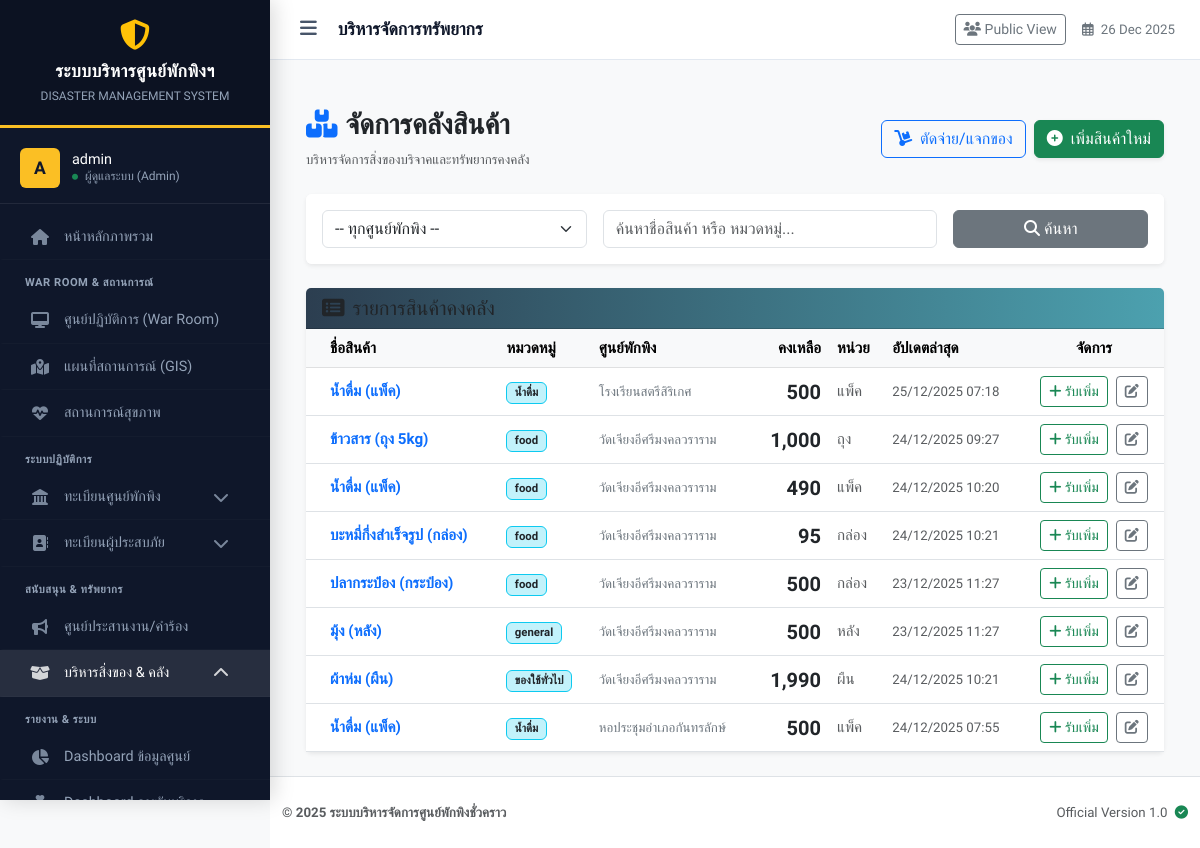
Page /inventory_list.php (signed in) on the earlier database version.
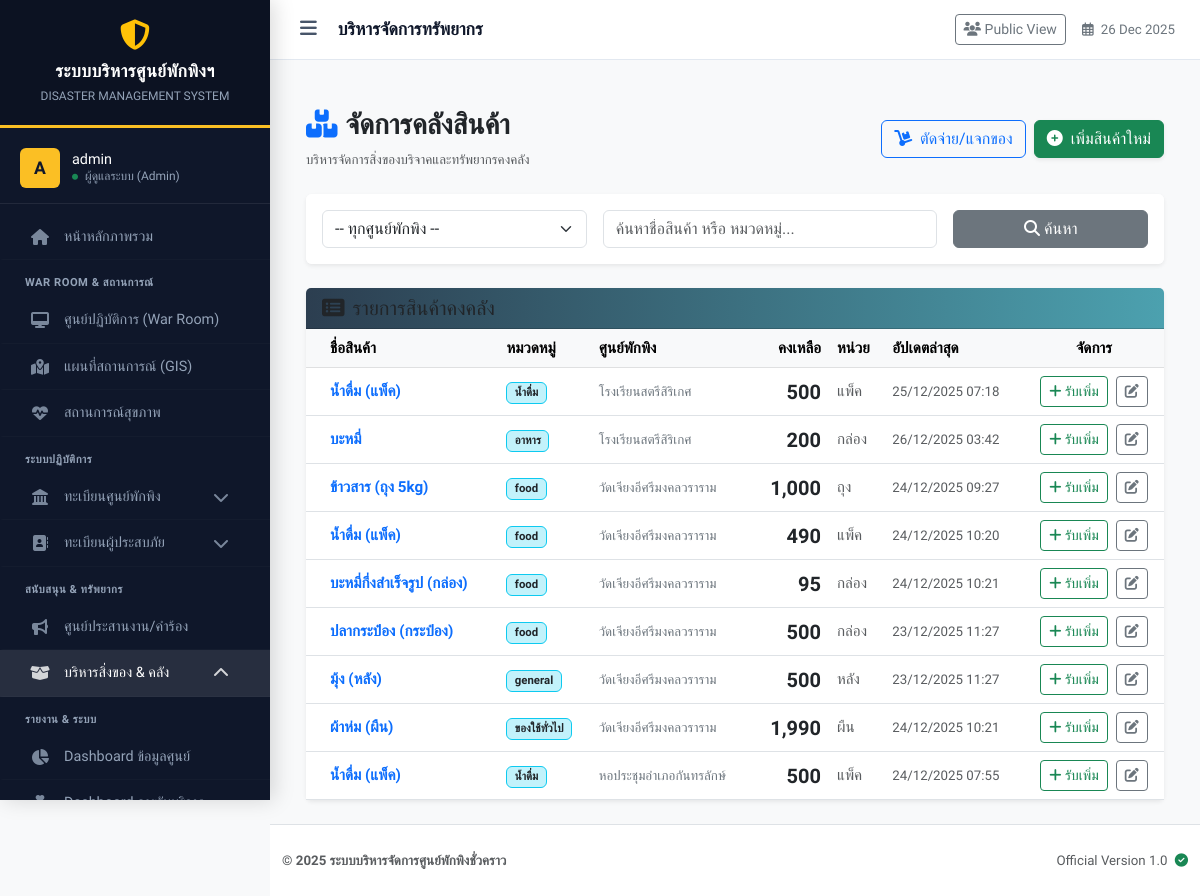
Same page on the later database version.
### tables this page shows
CREATE TABLE `inventory` (
  `id` int(11) NOT NULL,
  `shelter_id` int(11) NOT NULL,
  `item_name` varchar(100) NOT NULL,
  `quantity` int(11) NOT NULL DEFAULT 0,
  `unit` varchar(20) NOT NULL,
  `last_updated` timestamp NOT NULL DEFAULT current_timestamp(),
  `category` varchar(50) DEFAULT 'general'
);

CREATE TABLE `shelters` (
  `id` int(11) NOT NULL,
  `incident_id` int(11) NOT NULL COMMENT 'ผูกกับเหตุการณ์ไหน',
  `name` varchar(200) NOT NULL COMMENT 'ชื่อศูนย์',
  `location` text NOT NULL COMMENT 'ที่ตั้ง',
  `district` varchar(100) DEFAULT NULL,
  `province` varchar(100) DEFAULT NULL,
  `latitude` decimal(10,8) DEFAULT NULL,
  `longitude` decimal(11,8) DEFAULT NULL,
  `capacity` int(11) NOT NULL DEFAULT 0 COMMENT 'ความจุสูงสุด',
  `contact_person` varchar(255) DEFAULT NULL,
  `contact_phone` varchar(20) DEFAULT NULL,
  `status` enum('open','full','closed') NOT NULL DEFAULT 'open',
  `last_updated` datetime DEFAULT NULL,
  `created_at` datetime DEFAULT current_timestamp()
);

### inventory_list.php (the view, shortened to what the changed rows need)
<?php
require_once 'config/db.php';
$role = $_SESSION['role'];
$my_shelter_id = $_SESSION['shelter_id'] ?? 0;
$shelter_id = ($role === 'admin') ? ($_GET['shelter_id'] ?? '') : $my_shelter_id;
$params = [];
$where = " WHERE 1=1 ";
$sql = "SELECT i.*, s.name as shelter_name
        FROM inventory i
        JOIN shelters s ON i.shelter_id = s.id
        $where
        ORDER BY i.shelter_id, i.category, i.item_name";
$stmt = $pdo->prepare($sql);
$stmt->execute($params);
$inventory = $stmt->fetchAll();
?>
<!DOCTYPE html>
<html lang="th">
<head>
    <link rel="stylesheet" href="https://cdnjs.cloudflare.com/ajax/libs/font-awesome/6.4.0/css/all.min.css">
</head>
<body class="bg-light">
<?php include 'includes/header.php'; ?>
<div class="container mt-4">
    <div class="card shadow-sm border-0">
        <div class="card-body p-0">
            <div class="table-responsive">
                <table class="table table-hover align-middle mb-0">
                    <thead class="table-light">
                        <tr>
                            <th class="ps-4">ชื่อสินค้า</th>
                            <th>หมวดหมู่</th>
                            <?php if(!$shelter_id): ?><th>ศูนย์พักพิง</th><?php endif; ?>
                            <th class="text-end">คงเหลือ</th>
                            <th>หน่วย</th>
                            <th>อัปเดตล่าสุด</th>
                            <th class="text-center">จัดการ</th>
                        </tr>
                    </thead>
                    <tbody>
                        <?php if (empty($inventory)): ?>
                            <tr><td colspan="8" class="text-center py-5 text-muted">ไม่พบข้อมูลสินค้า</td></tr>
                        <?php else: ?>
                            <?php foreach ($inventory as $item):
                                $isLowStock = $item['quantity'] < 10;
                                $rowClass = $isLowStock ? 'bg-low-stock' : '';
                                $itemJson = htmlspecialchars(json_encode($item), ENT_QUOTES, 'UTF-8');
                            ?>
                            <tr class="<?php echo $rowClass; ?>">
                                <td class="ps-4 fw-bold text-primary">
                                    <?php echo htmlspecialchars($item['item_name']); ?>
                                </td>
                                <td><span class="badge bg-info text-dark bg-opacity-25 border border-info"><?php echo htmlspecialchars($item['category']); ?></span></td>
                                <?php if(!$shelter_id): ?>
                                    <td><small class="text-secondary"><?php echo htmlspecialchars($item['shelter_name']); ?></small></td>
                                <?php endif; ?>
                                <td class="text-end fs-5 fw-bold text-dark"><?php echo number_format($item['quantity']); ?></td>
                                <td class="text-muted"><?php echo htmlspecialchars($item['unit']); ?></td>
                                <td class="text-muted small"><?php echo date('d/m/Y H:i', strtotime($item['last_updated'])); ?></td>
                                <td class="text-center">
                                    <button class="btn btn-sm btn-outline-success me-1"
                                            onclick='openRestockModal(<?php echo $itemJson; ?>)'
                                            title="รับเพิ่ม">
                                        <i class="fas fa-plus"></i> รับเพิ่ม
                                    </button>
                                    <button class="btn btn-sm btn-outline-secondary"
                                            onclick='openEditModal(<?php echo $itemJson; ?>)'
                                            title="แก้ไข">
                                        <i class="fas fa-edit"></i>
                                    </button>
                                </td>
                            </tr>
                            <?php endforeach; ?>
                        <?php endif; ?>
                    </tbody>
                </table>
            </div>
        </div>
    </div>
</div>
<?php include 'includes/footer.php'; ?>
</body>
</html>

Differences in the rows shown:
added inventory: item_name "บะหมี่", category "อาหาร", shelter.name "โรงเรียนสตรีสิริเกศ", quantity "200", unit "กล่อง", last_updated "26/12/2025 03:42"
